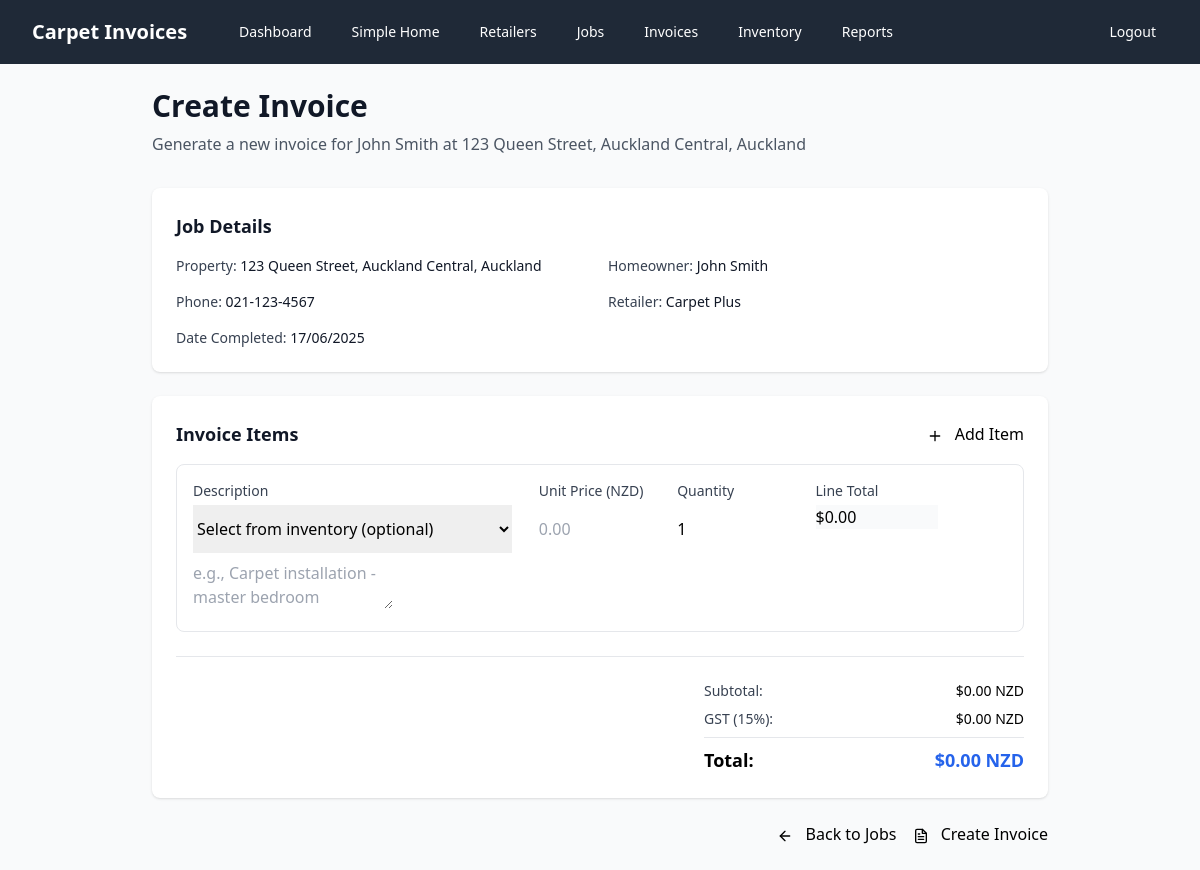
Page /invoice/add/1 (signed in) on the committed database.
### models.py (models this page shows, shortened)
class Job(db.Model):
    id = db.Column(db.Integer, primary_key=True)
    street_address = db.Column(db.String(200), nullable=False)
    suburb = db.Column(db.String(100), nullable=False)
    town_city = db.Column(db.String(100), nullable=False)
    retailer_id = db.Column(db.Integer, ForeignKey('retailer.id'), nullable=False)
    homeowner_name = db.Column(db.String(100), nullable=False)
    homeowner_phone = db.Column(db.String(20), nullable=False)
    date_completed = db.Column(db.Date, nullable=False)
    retailer = relationship("Retailer", back_populates="jobs")
    invoices = relationship("Invoice", back_populates="job")
    @property
    def full_address(self):
        return f"{self.street_address}, {self.suburb}, {self.town_city}"

class Retailer(db.Model):
    id = db.Column(db.Integer, primary_key=True)
    name = db.Column(db.String(100), nullable=False)
    email = db.Column(db.String(120), nullable=False)
    phone = db.Column(db.String(20), nullable=False)
    jobs = relationship("Job", back_populates="retailer")

### app.py (the view)
@app.route('/invoice/add/<int:job_id>')
@login_required
def add_invoice(job_id):
    job = db.session.get(Job, job_id)
    if not job:
        flash('Job not found!', 'error')
        return redirect(url_for('jobs'))
    inventory_items = db.session.query(InventoryItem).filter_by(is_active=True).all()
    return render_template('invoice_form.html', job=job, inventory_items=inventory_items)

### app.py (called while the page is built)
def login_required(f):
    from functools import wraps
    @wraps(f)
    def decorated_function(*args, **kwargs):
        if not session.get('logged_in'):
            return redirect(url_for('login'))
        return f(*args, **kwargs)
    return decorated_function

def format_nz_currency(amount):
    return f"${amount:.2f} NZD"

@app.template_filter('nz_currency')
def nz_currency_filter(amount):
    return format_nz_currency(amount)

@app.template_filter('nz_date')
def nz_date_filter(date):
    if date:
        return date.strftime('%d/%m/%Y')
    return ''

### templates/invoice_form.html (shortened to what this page needs)
{% extends "base.html" %}
{% block content %}
<div class="max-w-4xl mx-auto">
    <div class="mb-8">
        <h1 class="text-3xl font-bold text-gray-900">Create Invoice</h1>
        <p class="mt-2 text-gray-600">Generate a new invoice for {{ job.homeowner_name }} at {{ job.full_address }}</p>
    </div>
    <div class="bg-white rounded-lg shadow mb-6">
        <div class="p-6">
            <h2 class="text-lg font-semibold text-gray-900 mb-4">Job Details</h2>
            <div class="grid grid-cols-1 md:grid-cols-2 gap-4 text-sm">
                <div>
                    <span class="font-medium text-gray-700">Property:</span>
                    <span class="text-gray-900">{{ job.full_address }}</span>
                </div>
                <div>
                    <span class="font-medium text-gray-700">Homeowner:</span>
                    <span class="text-gray-900">{{ job.homeowner_name }}</span>
                </div>
                <div>
                    <span class="font-medium text-gray-700">Phone:</span>
                    <span class="text-gray-900">{{ job.homeowner_phone }}</span>
                </div>
                <div>
                    <span class="font-medium text-gray-700">Retailer:</span>
                    <span class="text-gray-900">{{ job.retailer.name }}</span>
                </div>
                <div>
                    <span class="font-medium text-gray-700">Date Completed:</span>
                    <span class="text-gray-900">{{ job.date_completed | nz_date }}</span>
                </div>
            </div>
        </div>
    </div>
    <form action="{{ url_for('create_invoice') }}" method="POST" class="space-y-6">
        <div class="bg-white rounded-lg shadow">
            <div class="p-6">
                <div class="flex items-center justify-between mb-4">
                    <h2 class="text-lg font-semibold text-gray-900">Invoice Items</h2>
                    <button type="button" id="add-line" class="btn-secondary">
                        <i data-feather="plus" class="inline h-4 w-4 mr-2"></i>
                        Add Item
                    </button>
                </div>
                <div id="invoice-lines" class="space-y-4">
                    <div class="invoice-line p-4 border border-gray-200 rounded-lg">
                        <div class="grid grid-cols-1 lg:grid-cols-12 gap-4 items-start">
                            <div class="lg:col-span-5">
                                <label class="block text-sm font-medium text-gray-700 mb-1">Description</label>
                                <select class="form-select touch-input mb-2 inventory-select" onchange="populateFromInventory(this)">
                                    <option value="">Select from inventory (optional)</option>
                                </select>
                                <textarea name="description[]" rows="2"
                                         class="form-textarea touch-input description-field"
                                         placeholder="e.g., Carpet installation - master bedroom"
                                         required></textarea>
                            </div>
                            <div class="lg:col-span-2">
                                <label class="block text-sm font-medium text-gray-700 mb-1">Unit Price (NZD)</label>
                                <input type="number" name="unit_price[]" step="0.01" min="0"
                                       class="form-input touch-input unit-price"
                                       placeholder="0.00" required>
                            </div>
                            <div class="lg:col-span-2">
                                <label class="block text-sm font-medium text-gray-700 mb-1">Quantity</label>
                                <input type="number" name="quantity[]" min="0.01" step="0.01"
                                       class="form-input touch-input quantity"
                                       placeholder="1" value="1" required>
                            </div>
                            <div class="lg:col-span-2">
                                <label class="block text-sm font-medium text-gray-700 mb-1">Line Total</label>
                                <div class="form-input bg-gray-50 line-total font-medium">$0.00</div>
                            </div>
                        </div>
                    </div>
                </div>
                <div class="mt-6 border-t pt-6">
                    <div class="flex justify-end">
                        <div class="w-full max-w-xs space-y-2">
                            <div class="flex justify-between text-sm">
                                <span class="font-medium text-gray-700">Subtotal:</span>
                                <span id="subtotal" class="font-medium">$0.00 NZD</span>
                            </div>
                            <div class="flex justify-between text-sm">
                                <span class="font-medium text-gray-700">GST (15%):</span>
                                <span id="gst-amount" class="font-medium">$0.00 NZD</span>
                            </div>
                            <div class="flex justify-between text-lg font-bold border-t pt-2">
                                <span>Total:</span>
                                <span id="total" class="text-blue-600">$0.00 NZD</span>
                            </div>
                        </div>
                    </div>
                </div>
            </div>
        </div>
        <div class="flex flex-col sm:flex-row gap-4 justify-end">
            <a href="{{ url_for('jobs') }}" class="btn-secondary text-center">
                <i data-feather="arrow-left" class="inline h-4 w-4 mr-2"></i>
                Back to Jobs
            </a>
            <button type="submit" class="btn-primary">
                <i data-feather="file-text" class="inline h-4 w-4 mr-2"></i>
                Create Invoice
            </button>
        </div>
    </form>
</div>
{% endblock %}

### templates/base.html (style rules this page uses)
.touch-input { min-height: 48px; font-size: 16px; }
.form-input { @apply w-full px-4 py-3 border border-gray-300 rounded-lg focus:ring-2 focus:ring-blue-500 focus:border-transparent; }
.form-select { @apply w-full px-4 py-3 border border-gray-300 rounded-lg focus:ring-2 focus:ring-blue-500 focus:border-transparent bg-white; }
.form-textarea { @apply w-full px-4 py-3 border border-gray-300 rounded-lg focus:ring-2 focus:ring-blue-500 focus:border-transparent resize-none; }
.btn-primary { @apply bg-blue-600 hover:bg-blue-700 text-white font-semibold py-3 px-6 rounded-lg transition duration-200; }
.btn-secondary { @apply bg-gray-600 hover:bg-gray-700 text-white font-semibold py-3 px-6 rounded-lg transition duration-200; }

### rows in the picture
Job: homeowner_name "John Smith", full_address "123 Queen Street, Auckland Central, Auckland", homeowner_phone "021-123-4567", date_completed|nz_date "17/06/2025"
Retailer: retailer.name "Carpet Plus"
